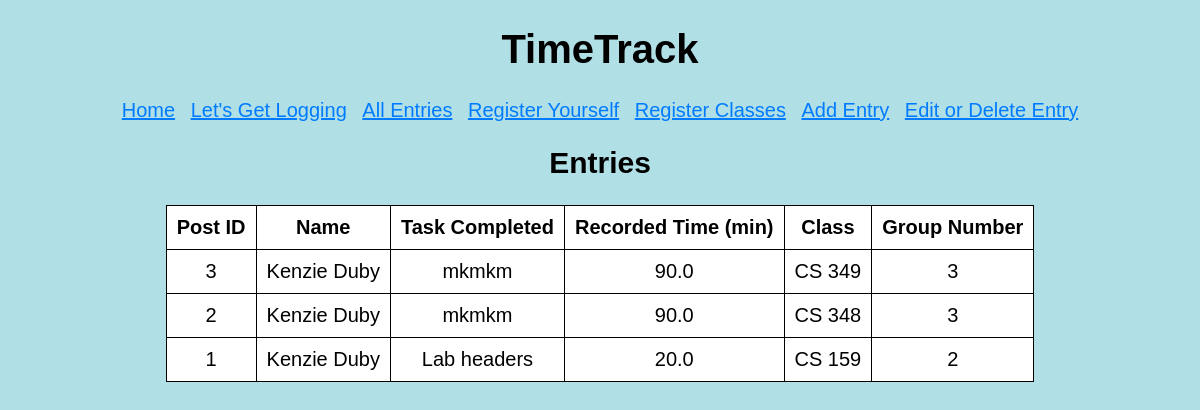
The page /entries on the database its author committed.
### tables this page shows
CREATE TABLE post (
  id INTEGER PRIMARY KEY AUTOINCREMENT,
  created TIMESTAMP NOT NULL DEFAULT CURRENT_TIMESTAMP,
  student_id INT,
  task TEXT NOT NULL,
  time_spent FLOAT,
  class_name TEXT NOT NULL,
  group_num INT,
  FOREIGN KEY (student_id) REFERENCES student(student_id) ON DELETE CASCADE
);

### board/entries.py (the view)
@bp.route("/entries")
def entries():
    db = get_db()
    entries = db.execute(
        "SELECT S.id, (SELECT student_name FROM student WHERE student_id = S.student_id) as author, S.task, S.time_spent, S.class_name, S.group_num FROM post as S ORDER BY S.created DESC"
    ).fetchall()
    return render_template("entries/entries.html", entries=entries)

### board/database.py (called while the page is built)
def get_db():
    if "db" not in g:
        g.db = sqlite3.connect(
            current_app.config["DATABASE"],
            detect_types=sqlite3.PARSE_DECLTYPES,
        )
        g.db.row_factory = sqlite3.Row
    return g.db

### board/templates/entries/entries.html (shortened to what this page needs)
{% extends 'base.html' %}
{% block header %}
  <h2>{% block title %}Entries{% endblock title %}</h2>
{% endblock header %}
{% block content %}
  <table style="background-color:#FFFFFF;margin-left:auto;margin-right:auto;">
    <tr>
      <th>Post ID</th>
      <th>Name</th>
      <th>Task Completed</th>
      <th>Recorded Time (min)</th>
      <th>Class</th>
      <th>Group Number</th>
    </tr>
  {% for post in entries %}
      <tr>
        <td>{{ post["id"] }}</td>
        <td>{{ post["author"] }}</td>
	      <td>{{ post["task"] }}</td>
        <td>{{ post["time_spent"] }}</td>
        <td>{{ post["class_name"] }}</td>
        <td>{{ post["group_num"] }}</td>
      </tr>
  {% endfor %}
  </table>
{% endblock content %}

### board/static/styles.css (style rules this page uses)
* { box-sizing: border-box; }
body { font-family: sans-serif; font-size: 20px; margin: 0 auto; text-align: center; }

### board/templates/entries/entries.html (style rules this page uses)
table, th, td { border: 1px solid black; border-collapse: collapse; }
th, td { padding: 10px; }

### rows shown on the page
post: id "3", author "Kenzie Duby", task "mkmkm", time_spent "90.0", class_name "CS 349", group_num "3"
post: id "2", author "Kenzie Duby", task "mkmkm", time_spent "90.0", class_name "CS 348", group_num "3"
post: id "1", author "Kenzie Duby", task "Lab headers", time_spent "20.0", class_name "CS 159", group_num "2"
